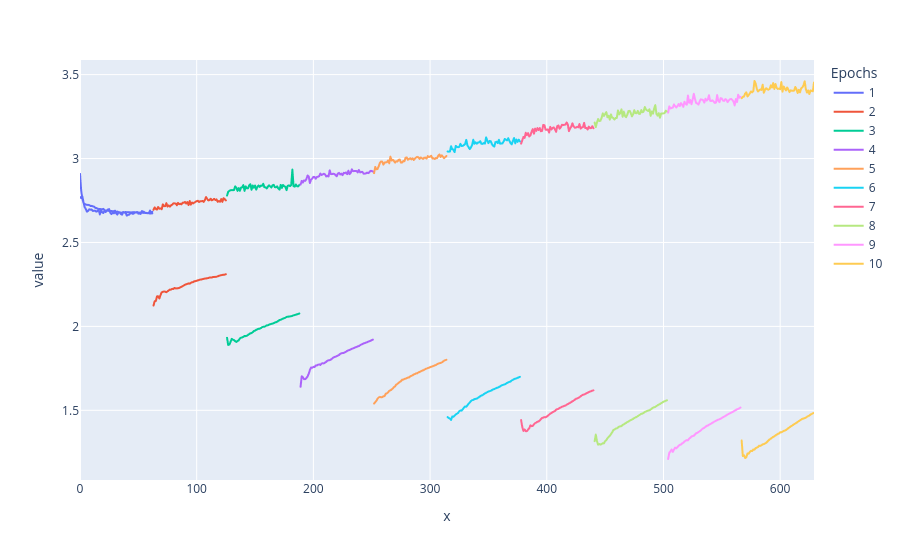
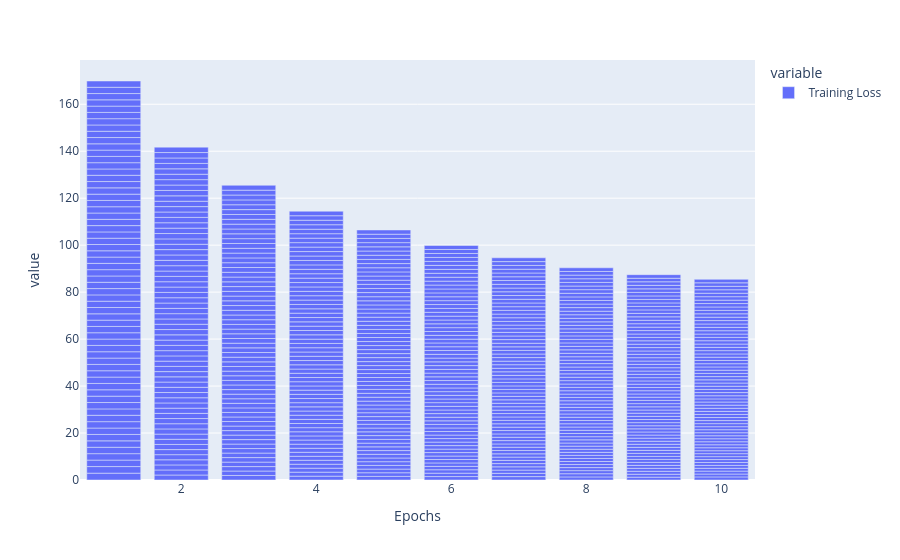

Source (notebook cell) for these figures, in order:
### Code cell
import plotly.express as px
history_df = pd.read_csv("./archive/finetuned.csv")


fig = px.line(history_df, x = range(len(history_df)), y=["Training Loss", "Validation Loss"], color="Epochs")
fig.show()

fig = px.bar(history_df, x= "Epochs", y = ["Training Loss"])
fig.show()
